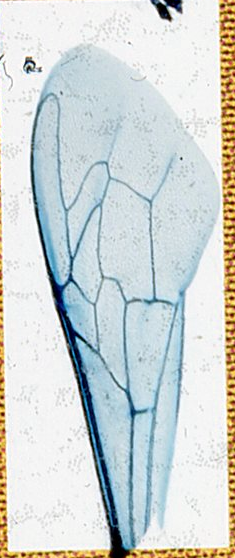
#> input picture src/dist/gui/save/1.png, 235 x 558 px
$ python -i rotation_aile.py   (imports and definitions only)
#> lines starting #> are read from the running program, lines starting #| are printed output that depends on the picture; after the words box and inside, x2 and y2 are one past the last pixel; in counts of white or black regions, pixels touching at a corner belong together
import cv2
import numpy as np
import matplotlib.pyplot as plt
from skimage.transform import rotate
import skimage.io as sk
import skimage.color as skc
import skimage.filters as skf
import skimage.morphology as morpho
from skimage.util import img_as_float
import os

"""Rotation aile est un module permettant de retourner une image d'aile en fonction de
la plus grosse nervure de l'aile.

• Étapes :

1- Seuillage pour ne récupérer que la grosse nervure
2- Binarisation
3- Récupération des lignes avec HoughLines
4- Calcul des angles par rapport à la verticale (on obtient une liste d'angles)
5- Prendre l'angle median
6- Tourner l'image par rapport à cet angle

• Prototype :
rotate_wing : [image] -> [image_tourne, angle (degré)]
"""


def rotate_wing(img_path):

    ## ÉTAPE 1
#> called with img_path = 'save/1.png'
    image = sk.imread(img_path)
#> image is the input picture: shape (558, 235, 3); mean R, G, B 208.6, 214.9, 213.7
    shape = image.shape
#> shape = (558, 235, 3)


    if len(shape) == 2:  # On vérifie si l'image est en niveaux de gris
        image_gray = image
    else:
        image_gray = skc.rgb2gray(image)
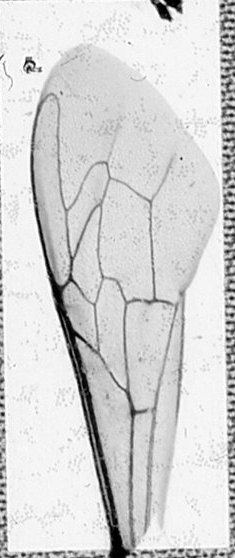
#> image_gray: shape (558, 235) float64; min 0, max 1, mean 0.837

    A = np.zeros(shape)

    o = skf.threshold_otsu(image_gray) # Seuillage
#> o = 0.639
    o = o/1.5
#> o = 0.426
    image_gray[image_gray < o] = 0
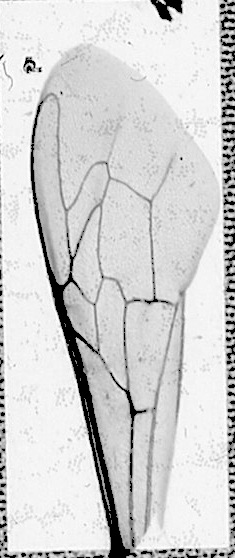
#> image_gray: shape (558, 235) float64; 4.89% of pixels changed, all inside (x1, y1, x2, y2) = (0, 0, 235, 558)
    image_gray[image_gray > o] = 1
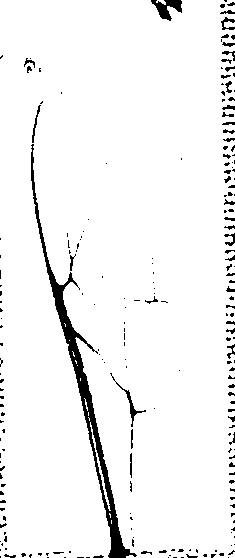
#> image_gray: shape (558, 235) float64; values 0 (black) and 1 (white), 95.1% white; 216 black regions (169 under 20 px), largest, box (x1, y1, x2, y2) and area: (31, 144, 137, 558) 3331, (151, 0, 182, 21) 329, (110, 373, 146, 427) 172


    rectan = morpho.rectangle(10, 3)
    image_ouv = morpho.binary_closing(image_gray, rectan)
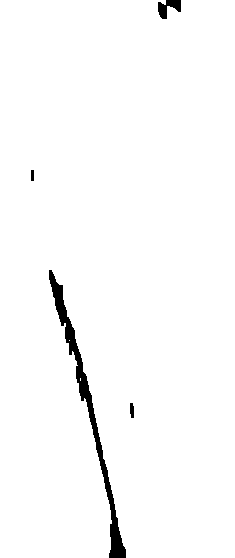
#> image_ouv: shape (558, 235) bool; 98% white; 4 black regions, box (x1, y1, x2, y2) and area: (49, 270, 126, 558) 2240, (158, 0, 181, 19) 251, (130, 403, 134, 418) 53, (31, 170, 34, 181) 33
    image_f = morpho.binary_opening(image_ouv, rectan)
#> image_f: shape (558, 235) bool; 98% white; 4 black regions, box (x1, y1, x2, y2) and area: (49, 270, 126, 558) 2273, (158, 0, 181, 19) 278, (130, 403, 134, 418) 53, (31, 170, 34, 181) 33
    image_ero = morpho.binary_dilation(image_f, morpho.square(5))
#> image_ero: shape (558, 235) bool; 99.2% white; 19 black regions (15 under 20 px), largest, box (x1, y1, x2, y2) and area: (51, 276, 77, 353) 320, (111, 512, 124, 558) 273, (77, 354, 94, 423) 208, (160, 0, 179, 17) 141
    image_ero = morpho.binary_dilation(image_f, morpho.rectangle(13, 3))
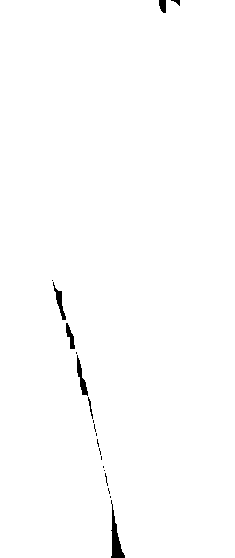
#> image_ero: shape (558, 235) bool; 99.3% white; 20 black regions (13 under 20 px), largest, box (x1, y1, x2, y2) and area: (111, 500, 125, 558) 320, (77, 355, 88, 396) 173, (53, 282, 66, 320) 153

    ## ÉTAPE 2
    seuil = 0.5
    image_binaire = (image_ero > seuil).astype(np.uint8)

    ## ÉTAPE 3

    lines = cv2.HoughLinesP(image_binaire, 1, np.pi / 180, threshold=100, minLineLength=100, maxLineGap=10)
#> lines = 239 rows, first 6: [50, 0, 199, 557], [140, 0, 218, 557], [31, 0, 129, 557], [46, 0, 175, 557], [204, 0, 233, 557], [0, 0, 68, 557]

    if lines is not None:

        for line in lines:
            x1, y1, x2, y2 = line[0]
            cv2.line(image_binaire, (x1, y1), (x2, y2), (255, 255, 255), 1)
#> this loop made 239 passes
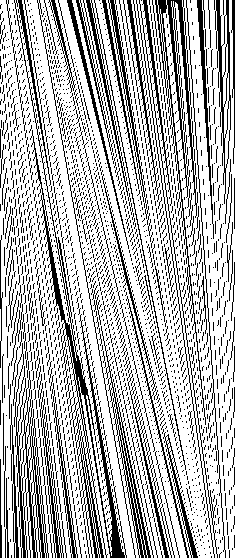
#> image_binaire: shape (558, 235); min 0, max 255, mean 180.4

        ## ÉTAPE 4
        angles = []
        for line in lines:
            x1, y1, x2, y2 = line[0]
            angle = np.arctan2(y2 - y1, x2 - x1) * 180 / np.pi
            angles.append(angle)
#> this loop made 239 passes
#> (x1, y1, x2, y2, angle) on passes 1 to 3: (50, 0, 199, 557, 75.02), (140, 0, 218, 557, 82.03), (31, 0, 129, 557, 80.02)
#> after the loop, angles = 239 values, max 89.13 at index 210, min 74.93 at index 30, mean 81.82

        ## ÉTAPE 5
        ang = np.abs(np.median(angles))
#> ang = 81.12


        ## ÉTAPE 6
        image_rot = rotate(image, -(90-ang), resize=False, center=None, order=None,
                           mode='constant', cval=1)
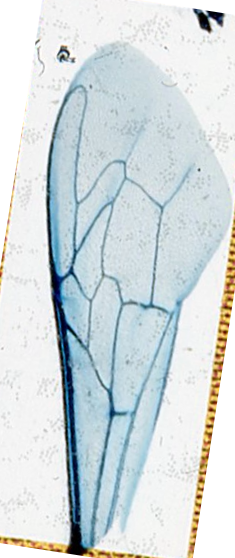
#> image_rot: shape (558, 235, 3) float64; mean R, G, B 0.83, 0.864, 0.872

        return image_rot, ang
    else:
        return image, 0


# [10 lines of commented-out code are left out]

>>> result = rotate_wing('save/1.png')

$ run again, on src/dist/gui/save/10.png
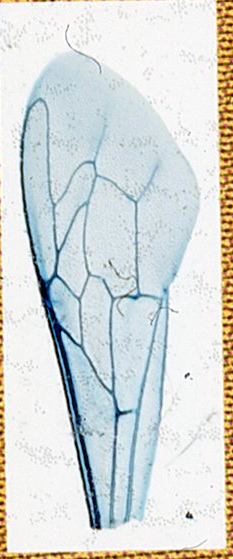
#> input picture src/dist/gui/save/10.png, 233 x 559 px
#> in rotate_wing, image is the input picture: shape (559, 233, 3); mean R, G, B 214.6, 219.1, 216.8
#> in rotate_wing, `o = skf.threshold_otsu(image_gray)`: o = 0.662
#> in rotate_wing, `o = o/1.5`: o = 0.441
#> image_ouv: shape (559, 233) bool; 98.9% white; 2 black regions, box (x1, y1, x2, y2) and area: (40, 278, 81, 428) 980, (81, 436, 100, 529) 425
#> image_f: shape (559, 233) bool; 98.9% white; 2 black regions, box (x1, y1, x2, y2) and area: (40, 278, 81, 428) 985, (81, 436, 100, 529) 425
#> lines = 255 rows, first 6: [68, 558, 218, 0], [52, 0, 223, 558], [50, 558, 70, 0], [71, 558, 231, 0], [161, 558, 232, 52], [19, 558, 179, 0]
#> the loop in rotate_wing, `for line in lines:` made 255 passes
#> after the loop in rotate_wing, `for line in lines:`:
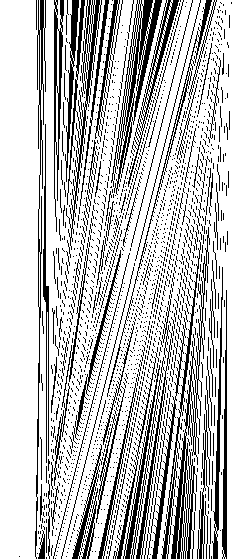
#> image_binaire: shape (559, 233); min 0, max 255, mean 190.3
#> the loop in rotate_wing, `for line in lines:` made 255 passes
#> (x1, y1, x2, y2, angle) on passes 1 to 3: (68, 558, 218, 0, -74.95), (52, 0, 223, 558, 72.96), (50, 558, 70, 0, -87.95)
#> after the loop in rotate_wing, `for line in lines:`: angles = 255 values, max 89.18 at index 180, min -90 at index 6, mean -79.86
#> ang = 82.05
#> in rotate_wing, `image_rot = rotate(image, -(90-ang), resize=False, center=None, order=..`:
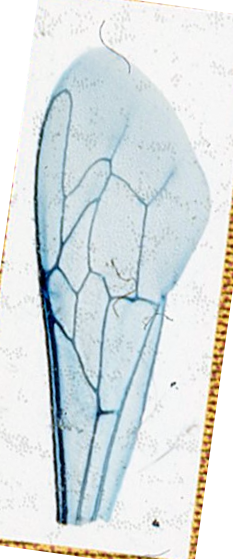
#> image_rot: shape (559, 233, 3) float64; mean R, G, B 0.854, 0.88, 0.884

$ run again, on src/dist/gui/save/11.png
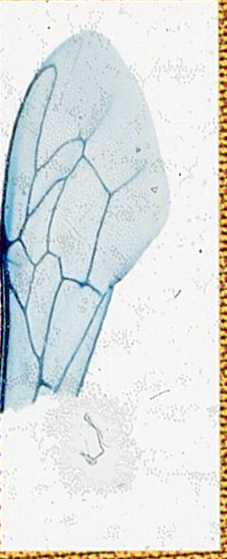
#> input picture src/dist/gui/save/11.png, 227 x 559 px
#> in rotate_wing, image is the input picture: shape (559, 227, 3); mean R, G, B 221.4, 225.2, 223.1
#> in rotate_wing, `o = skf.threshold_otsu(image_gray)`: o = 0.671
#> in rotate_wing, `o = o/1.5`: o = 0.447
#> image_ouv: shape (559, 227) bool; 99% white; 5 black regions, box (x1, y1, x2, y2) and area: (0, 189, 10, 380) 978, (1, 382, 5, 411) 98, (1, 306, 4, 326) 60, (0, 339, 3, 361) 58, (5, 169, 8, 183) 42
#> image_f: shape (559, 227) bool; 98.9% white; 1 black region, box (x1, y1, x2, y2) and area: (0, 169, 10, 411) 1370
#> lines = 245 rows, first 6: [23, 558, 204, 0], [35, 558, 226, 2], [8, 558, 189, 0], [5, 558, 104, 0], [93, 558, 226, 24], [6, 0, 198, 558]
#> the loop in rotate_wing, `for line in lines:` made 245 passes
#> after the loop in rotate_wing, `for line in lines:`:
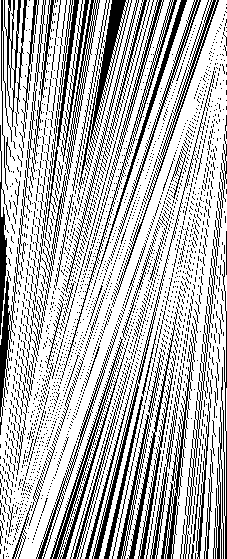
#> image_binaire: shape (559, 227); min 0, max 255, mean 180.9
#> the loop in rotate_wing, `for line in lines:` made 245 passes
#> (x1, y1, x2, y2, angle) on passes 1 to 3: (23, 558, 204, 0, -72.03), (35, 558, 226, 2, -71.04), (8, 558, 189, 0, -72.03)
#> after the loop in rotate_wing, `for line in lines:`: angles = 245 values, max 71.01 at index 5, min -90 at index 218, mean -78.36
#> ang = 79.89
#> in rotate_wing, `image_rot = rotate(image, -(90-ang), resize=False, center=None, order=..`:
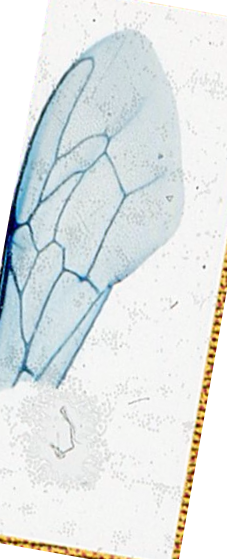
#> image_rot: shape (559, 227, 3) float64; mean R, G, B 0.883, 0.902, 0.901

$ run again, on src/dist/gui/save/12.png
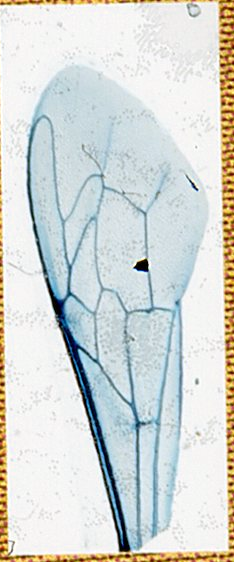
#> input picture src/dist/gui/save/12.png, 234 x 562 px
#> in rotate_wing, image is the input picture: shape (562, 234, 3); mean R, G, B 213.3, 217.3, 214.3
#> in rotate_wing, `o = skf.threshold_otsu(image_gray)`: o = 0.658
#> in rotate_wing, `o = o/1.5`: o = 0.439
#> image_ouv: shape (562, 234) bool; 98.5% white; 3 black regions, box (x1, y1, x2, y2) and area: (52, 296, 129, 552) 1783, (139, 259, 148, 272) 102, (136, 420, 139, 432) 36
#> image_f: shape (562, 234) bool; 98.5% white; 3 black regions, box (x1, y1, x2, y2) and area: (52, 296, 129, 552) 1822, (139, 259, 148, 272) 102, (136, 420, 139, 432) 36
#> lines = 263 rows, first 6: [148, 561, 226, 0], [20, 0, 233, 527], [7, 561, 59, 317], [45, 0, 144, 561], [7, 0, 46, 561], [131, 561, 200, 0]
#> the loop in rotate_wing, `for line in lines:` made 263 passes
#> the loop in rotate_wing, `for line in lines:` made 263 passes
#> (x1, y1, x2, y2, angle) on passes 1 to 3: (148, 561, 226, 0, -82.08), (20, 0, 233, 527, 67.99), (7, 561, 59, 317, -77.97)
#> after the loop in rotate_wing, `for line in lines:`: angles = 263 values, max 89.47 at index 150, min -90 at index 89, mean 45.35
#> ang = 82.87
#> in rotate_wing, `image_rot = rotate(image, -(90-ang), resize=False, center=None, order=..`:
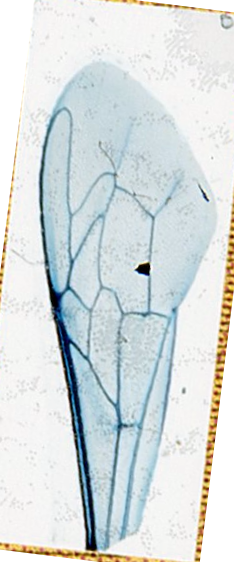
#> image_rot: shape (562, 234, 3) float64; mean R, G, B 0.85, 0.874, 0.875
